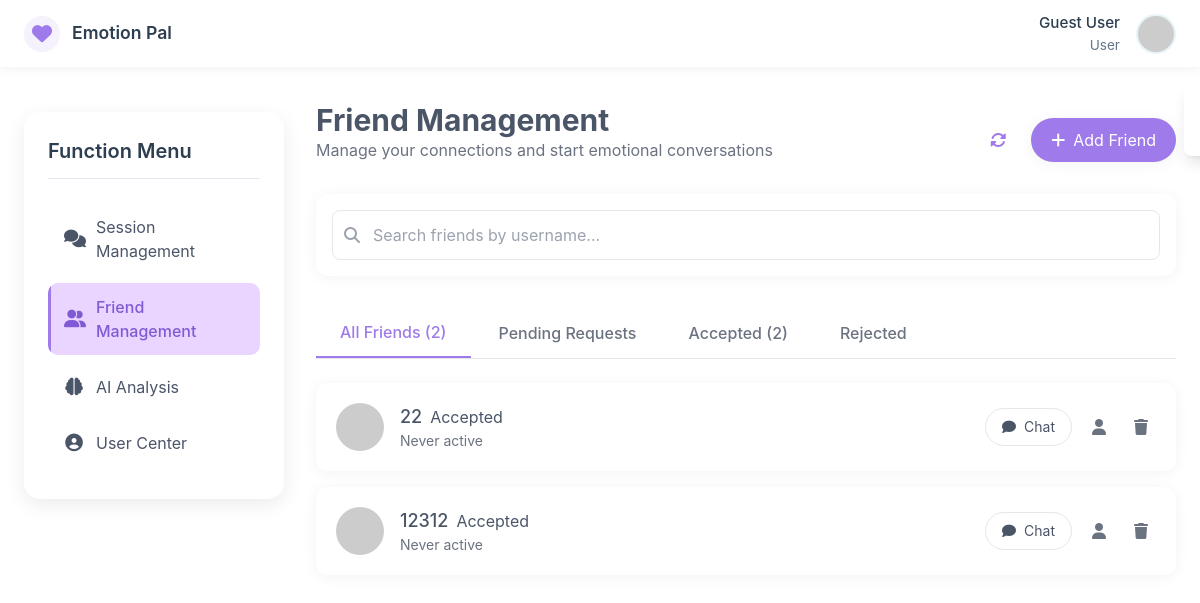
Page /friends_management (signed in) on the committed database.
### models.py (models this page shows, shortened)
class FriendRelation(db.Model):
    __tablename__ = 'friend_relations'
    id = db.Column(db.Integer, primary_key=True)
    user_id = db.Column(db.Integer, db.ForeignKey('users.id'), nullable=False)
    friend_id = db.Column(db.Integer, db.ForeignKey('users.id'), nullable=False)
    status = db.Column(db.String(20), default='pending')  # pending/accepted/rejected
    created_at = db.Column(db.DateTime, default=lambda: datetime.now(UTC))
    session_id = db.Column(db.Integer, db.ForeignKey('chat_sessions.id'), nullable=True)
    user = db.relationship(
        'User',
        foreign_keys=[user_id],
        back_populates='friend_requests_sent',
        lazy=True
    )
    friend = db.relationship(
        'User',
        foreign_keys=[friend_id],
        back_populates='friend_requests_received',
        lazy=True
    )

class User(db.Model):
    __tablename__ = 'users'  # 显式指定表名（复数，避免歧义）
    id = db.Column(db.Integer, primary_key=True, autoincrement=True)
    username = db.Column(db.String(20), unique=True, nullable=False, comment='用户名（唯一）')
    password = db.Column(db.String(255), nullable=False, comment='加密后的密码')
    role = db.Column(db.String(10), nullable=False, default='user', comment='角色：admin/agent/user')
    email = db.Column(db.String(120), unique=True, nullable=True, comment='邮箱（可选，唯一）')
    phone = db.Column(db.String(11), unique=True, nullable=True, comment='手机号（可选，唯一）')
    real_name = db.Column(db.String(30), nullable=True, comment='真实姓名')
    avatar = db.Column(db.String(255), nullable=True, comment='头像URL')
    is_active = db.Column(db.Boolean, default=True, comment='是否激活（禁用/启用）')
    is_deleted = db.Column(db.Boolean, default=False, comment='软删除标记')
    created_at = db.Column(db.DateTime, default=lambda: datetime.now(UTC), comment='创建时间（UTC）')
    updated_at = db.Column(db.DateTime, default=lambda: datetime.now(UTC), onupdate=lambda: datetime.now(UTC),
                           comment='更新时间')
    last_login_at = db.Column(db.DateTime, nullable=True, comment='最后登录时间')
    initiated_chat_sessions = db.relationship(
        'ChatSession',
        foreign_keys='ChatSession.user_id',
        back_populates='initiator',
        lazy=True,
        cascade='all, delete-orphan'
    )
    handled_chat_sessions = db.relationship(
        'ChatSession',
        foreign_keys='ChatSession.agent_id',
        back_populates='handler',
        lazy=True,
        cascade='all, delete-orphan'
    )
    applied_appointments = db.relationship(
        'Appointment',
        foreign_keys='Appointment.user_id',
        back_populates='applicant',
        lazy=True
    )
    assigned_appointments = db.relationship(
        'Appointment',
        foreign_keys='Appointment.agent_id',
        back_populates='assigned_agent',
        lazy=True
    )
    friend_requests_sent = db.relationship(
        'FriendRelation',
        foreign_keys='FriendRelation.user_id',
        back_populates='user',
        lazy='dynamic',
        cascade='all, delete-orphan'
    )
    friend_requests_received = db.relationship(
        'FriendRelation',
        foreign_keys='FriendRelation.friend_id',
        back_populates='friend',
        lazy='dynamic',
        cascade='all, delete-orphan'
    )

### routes.py (the view)
    @app.route('/friends_management')
    def get_friends():
        current_user_id = session.get('user_id')
        if not current_user_id:
            return redirect('/login')
        friend_relations = FriendRelation.query.filter(
            db.or_(
                FriendRelation.user_id == current_user_id,
                FriendRelation.friend_id == current_user_id
            )
        ).all()
        friend_count = len(friend_relations)
        pending_count = len([r for r in friend_relations if r.status == 'pending'])
        accepted_count = len([r for r in friend_relations if r.status == 'accepted'])
        rejected_count = len([r for r in friend_relations if r.status == 'rejected'])
        return render_template(
            'friends_management.html',
            friend_relations=friend_relations,
            current_user_id=current_user_id,
            friend_count=friend_count,
            pending_count=pending_count,
            accepted_count=accepted_count,
            rejected_count=rejected_count
        )

### templates/friends_management.html (shortened to what this page needs)
<!DOCTYPE html>
<html lang="en">
<head>
    <script src="https://cdn.tailwindcss.com"></script>
    <link href="https://cdnjs.cloudflare.com/ajax/libs/font-awesome/6.4.0/css/all.min.css" rel="stylesheet">
</head>
<body class="bg-gradient-to-br from-accent-light to-accent-secondary text-text font-sans">
<nav class="main-nav" id="mainNav">
    <div class="nav-container">
        <a href="/dashboard" class="brand" aria-label="Emotion Pal Dashboard">
            <div class="brand-icon"><i class="fas fa-heart"></i></div>
            <div><div class="brand-name">Emotion Pal</div></div>
        </a>
        <div class="user-section">
            <div class="user-info">
                <div class="username">Guest User</div>
                <div class="user-role">User</div>
            </div>
            <div class="avatar-dropdown" id="avatarDropdown">
                <div class="user-avatar">
                    <img src="https://picsum.photos/id/64/40/40" alt="User avatar" class="avatar-img">
                </div>
            </div>
        </div>
    </div>
</nav>
<div class="main-container">
    <aside class="sidebar" aria-label="Function menu">
        <h3 class="sidebar-title">Function Menu</h3>
        <ul class="sidebar-menu" id="sidebarMenu">
            <li class="sidebar-menu-item">
                <a href="/session_management" class="sidebar-menu-link" aria-label="Session management">
                    <i class="fas fa-comments"></i><span>Session Management</span>
                </a>
            </li>
            <li class="sidebar-menu-item">
                <a href="/friends_management" class="sidebar-menu-link active" aria-current="page" aria-label="Friends management">
                    <i class="fas fa-user-friends"></i><span>Friend Management</span>
                </a>
            </li>
            <li class="sidebar-menu-item">
                <a href="/ai_analysis" class="sidebar-menu-link" aria-label="AI analysis">
                    <i class="fas fa-brain"></i><span>AI Analysis</span>
                </a>
            </li>
            <li class="sidebar-menu-item">
                <a href="/user_center" class="sidebar-menu-link" aria-label="User center">
                    <i class="fas fa-user-circle"></i><span>User Center</span>
                </a>
            </li>
        </ul>
    </aside>
    <div class="content-area">
        <main class="max-w-4xl mx-auto">
            <div class="flex flex-col md:flex-row justify-between items-start md:items-center mb-8 gap-4">
                <div>
                    <h2 class="text-2xl md:text-3xl font-bold">Friend Management</h2>
                    <p class="text-gray-500">Manage your connections and start emotional conversations</p>
                </div>
                <div class="flex items-center gap-3 self-end">
                    <button id="refreshPageBtn" class="refresh-btn" title="Refresh page">
                        <i class="fas fa-sync-alt"></i>
                    </button>
                    <button id="addFriendBtn" class="px-5 py-2.5 bg-accent text-white rounded-full hover:bg-accentDark shadow-soft transition-all-300 flex items-center gap-2">
                        <i class="fas fa-plus"></i> Add Friend
                    </button>
                </div>
            </div>
            <div class="bg-white rounded-xl shadow-soft p-4 mb-8">
                <div class="relative">
                    <input type="text" id="friendSearch" placeholder="Search friends by username..."
                           class="w-full pl-10 pr-4 py-3 border border-gray-200 rounded-lg focus:outline-none focus:ring-2 focus:ring-accent/30 focus:border-accent transition-all-300">
                    <i class="fas fa-search absolute left-3 top-1/2 -translate-y-1/2 text-gray-400"></i>
                </div>
            </div>
            <div class="border-b border-gray-200 mb-6">
                <div class="flex flex-wrap gap-1">
                    <button class="px-6 py-3 font-medium text-accent border-b-2 border-accent transition-all-300"
                            data-filter="all">
                        All Friends {% if friend_count %}({{ friend_count }}){% endif %}
                    </button>
                    <button class="px-6 py-3 font-medium text-gray-500 hover:text-accent hover:border-b-2 hover:border-accent/30 transition-all-300"
                            data-filter="pending">
                        Pending Requests {% if pending_count %}({{ pending_count }}){% endif %}
                    </button>
                    <button class="px-6 py-3 font-medium text-gray-500 hover:text-accent hover:border-b-2 hover:border-accent/30 transition-all-300"
                            data-filter="accepted">
                        Accepted {% if accepted_count %}({{ accepted_count }}){% endif %}
                    </button>
                    <button class="px-6 py-3 font-medium text-gray-500 hover:text-accent hover:border-b-2 hover:border-accent/30 transition-all-300"
                            data-filter="rejected">
                        Rejected {% if rejected_count %}({{ rejected_count }}){% endif %}
                    </button>
                </div>
            </div>
            <div class="space-y-4" id="friendList">
                {% if friend_relations %}
                    {% for relation in friend_relations %}
                        {% if relation.user_id == current_user_id %}
                            {% set friend = relation.friend %}
                            {% set is_my_request = True %}
                        {% else %}
                            {% set friend = relation.user %}
                            {% set is_my_request = False %}
                        {% endif %}
                        {% if friend %}
                        <div class="bg-white rounded-xl shadow-soft p-4 md:p-5 flex flex-col md:flex-row justify-between items-start md:items-center gap-4 hover:shadow-md transition-all-300"
                             data-status="{{ relation.status }}"
                             data-friend-id="{{ friend.id }}"
                             data-username="{{ friend.username }}"
                             data-ismine="{{ is_my_request }}">
                            <div class="flex items-center gap-4">
                                <img src="https://picsum.photos/id/{{ friend.id }}/64/64" alt="{{ friend.username }}"
                                     class="w-12 h-12 rounded-full object-cover" loading="lazy">
                                <div>
                                    <div class="flex items-center gap-2">
                                        <h3 class="font-medium text-lg">{{ friend.real_name or friend.username }}</h3>
                                        <span class="status-badge
                                            {% if relation.status == 'accepted' %}status-accepted{% endif %}
                                            {% if relation.status == 'rejected' %}status-rejected{% endif %}">
                                            {{ relation.status | capitalize }}
                                        </span>
                                    </div>
                                    <p class="text-sm text-gray-500">
                                        {% if relation.status == 'pending' %}
                                            {% if is_my_request %}
                                                Request sent: {{ relation.created_at.strftime('%Y-%m-%d') }}
                                            {% else %}
                                                Request received: {{ relation.created_at.strftime('%Y-%m-%d') }}
                                            {% endif %}
                                        {% else %}
                                            {% if friend.last_login_at %}
                                                Last active: {{ friend.last_login_at.strftime('%Y-%m-%d %H:%M') }}
                                            {% else %}
                                                Never active
                                            {% endif %}
                                        {% endif %}
                                    </p>
                                </div>
                            </div>
                            <div class="flex items-center gap-3 self-end md:self-auto">
                                {% if relation.status == 'accepted' %}
                                    <button class="px-4 py-2 border border-gray-200 rounded-full hover:bg-gray-50 transition-all-300 text-sm chat-btn"
                                            data-friend-id="{{ friend.id }}">
                                        <i class="fas fa-comment mr-1"></i> Chat
                                    </button>
                                    <button class="p-2 text-gray-500 hover:text-accent transition-all-300 view-profile-btn"
                                            title="View profile" data-friend-id="{{ friend.id }}">
                                        <i class="fas fa-user"></i>
                                    </button>
                                    <button class="p-2 text-gray-500 hover:text-red-500 transition-all-300 delete-friend-btn"
                                            title="Remove friend" data-friend-id="{{ friend.id }}">
                                        <i class="fas fa-trash"></i>
                                    </button>
                                {% endif %}
                            </div>
                        </div>
                        {% endif %}
                    {% endfor %}
                {% endif %}
            </div>
        </main>
    </div>
</div>
<div id="notification" class="fixed top-20 right-4 bg-white rounded-lg shadow-lg p-4 transform translate-x-full transition-transform duration-300 z-50 flex items-center gap-3 max-w-sm">
</div>
</body>
</html>

### rows in the picture
FriendRelation: status "Accepted", shows "Never active"
User: real_name+username "22"
FriendRelation: status "Accepted", shows "Never active"
User: real_name+username "12312"

### other values in the picture
{{ friend_count }} "2"
{{ accepted_count }} "2"
